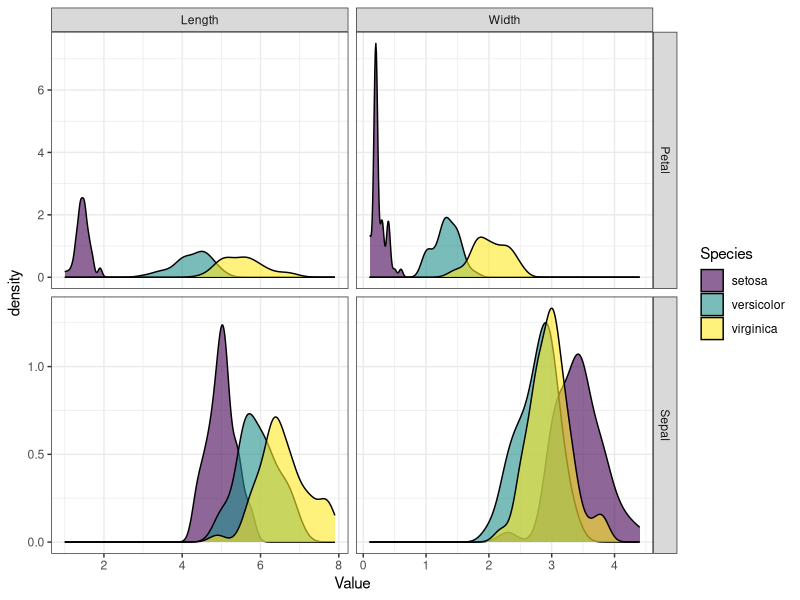

This chart was generated by the following R code:
## ---- chunk 1
library(tidyverse)
library(knitr)
library(here)

opts_chunk$set(echo = FALSE, cache = FALSE, dpi = 300,
               out.extra = "class = 'fig-right'", fig.width = 3.5,
               fig.height = 3.75)

hook_output <- knit_hooks$get("output")
knit_hooks$set(output = function(x, options) {
  extra <- options$extra
  
  if(is.null(extra)) {
    return(hook_output(x, options))  # pass to default hook
  }
  x <- hook_output(x, options)
  if(any(extra == "squish")) x <- paste0("\n.narrow[", x, "]")
  if(any(extra == "pause")) x <- paste0("--\n", x)
  x
})

theme_pres <- theme_bw() +
  theme(axis.title.x = element_blank(),
        legend.position = "top", legend.background = element_blank(),
        legend.margin = margin(),
        legend.box.margin = margin(),
        legend.box.spacing = unit(c(2,0,0,0), units = "pt"),
        plot.margin = unit(c(0, 0, 0, 5), units = "pt"))

## ---- chunk 2
library(tidyverse)

iris %>%
  gather(Measure, Value, -Species) %>%
  separate(Measure, into = c("Type", "Measure"), convert = TRUE) %>%
 ggplot(aes(x = Value, fill = Species)) +
    facet_grid(Type ~ Measure, scales = "free") +
    geom_density(alpha = 0.6) +
    theme_bw() +
    scale_fill_viridis_d()
